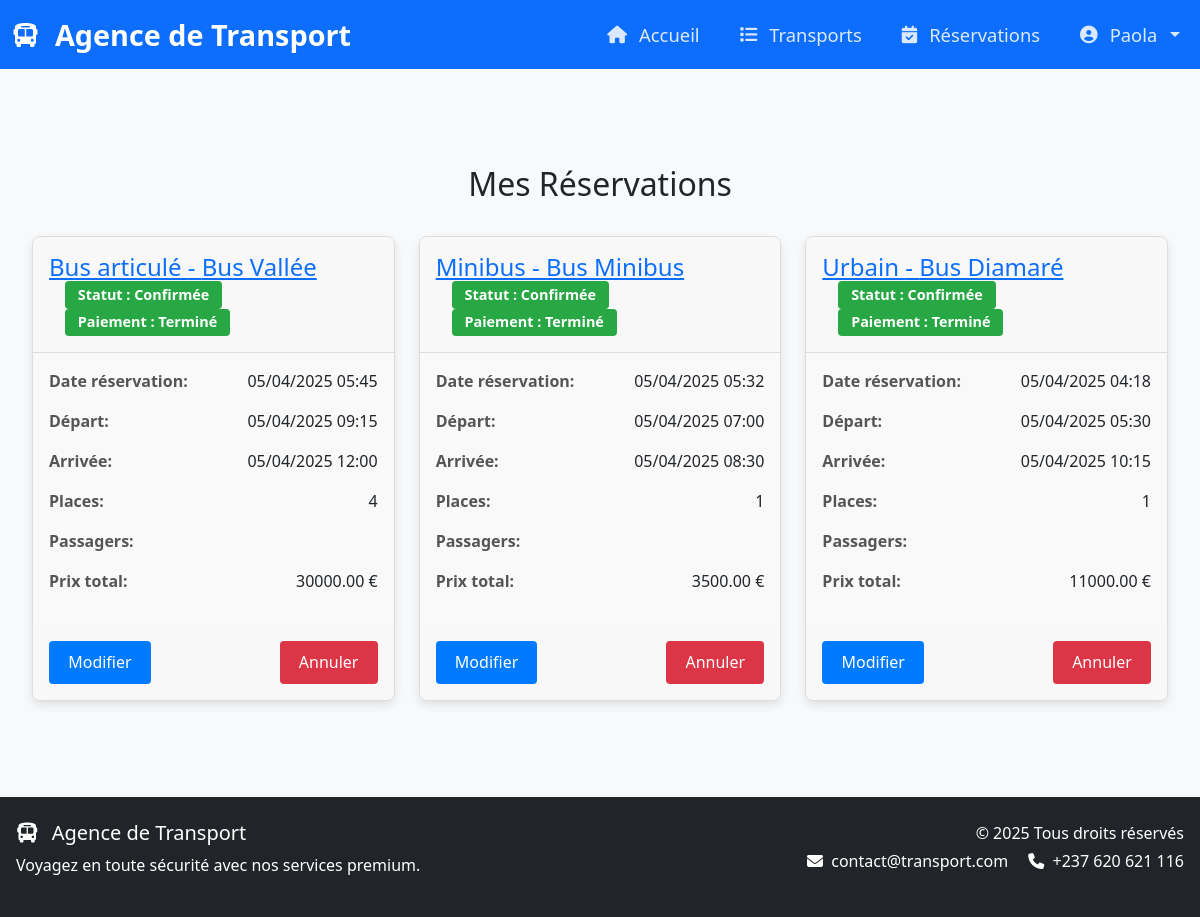
Screenshot of /voyage/my-reservations/ (signed in) with the database file from the repository.
### transport/models.py (models this page shows, shortened)
class Reservation(models.Model):
    RESERVATION_STATUS = [
        ('pending', 'En attente'),
        ('confirmed', 'Confirmée'),
        ('cancelled', 'Annulée'),
    ]
    client = models.ForeignKey(User, on_delete=models.CASCADE, related_name='reservations')
    transport = models.ForeignKey(Transport, on_delete=models.PROTECT, related_name='reservations')
    reservation_date = models.DateTimeField(auto_now_add=True)
    departure_time = models.DateTimeField()
    arrival_time = models.DateTimeField()
    number_of_seats = models.PositiveIntegerField(validators=[MinValueValidator(1)], help_text="Nombre de places réservées (minimum 1)")
    updated_at = models.DateTimeField(auto_now=True)
    passenger_names = models.TextField()
    status = models.CharField(max_length=10, choices=RESERVATION_STATUS, default='pending')
    payment_reference = models.CharField(max_length=50, blank=True, null=True)
    total_price = models.DecimalField(
        max_digits=10,
        decimal_places=2,
        validators=[MinValueValidator(0)],
        null=True,
        blank=True
    )
    class Meta:
        ordering = ['-reservation_date']
        verbose_name = "Réservation"
        verbose_name_plural = "Réservations"

class Transport(models.Model):
    TRANSPORT_TYPES = [
    ('minibus', 'Minibus'),
    ('microbus', 'Microbus'),
    ('urbain', 'Urbain'),
    ('articuled_bus', 'Bus articulé'),
    ('coach_bus', 'Bus grand tourisme'),
    ('articulated_bus', 'Bus articulé'),
    ('double_decker', 'Bus à étage'),
    ('autre', 'Autre type de bus'),
]
    TRANSPORT_CLASSES = [
        ('commun', 'Commun'),
        ('vip', 'VIP'),
        ('luxe', 'Luxe'),
        ('eco', 'Economique'),
        ('premium', 'Premium'),
        ('standard', 'Standard'),  # Ajout de la valeur 'standard'
    ]
    name = models.CharField(max_length=100)
    description = models.TextField()
    type = models.CharField(max_length=20, choices=TRANSPORT_TYPES, default='minibus')
    classe = models.CharField(max_length=10, choices=TRANSPORT_CLASSES, default='commun')
    capacity = models.PositiveIntegerField(validators=[MinValueValidator(1)])
    available_seats = models.PositiveIntegerField(default=0)
    departure_time = models.DateTimeField()
    arrival_time = models.DateTimeField()
    price = models.DecimalField(max_digits=10, decimal_places=2, validators=[MinValueValidator(0)])
    departure_city = models.CharField(max_length=100)
    arrival_city = models.CharField(max_length=100)
    class Meta:
        ordering = ['departure_time']
        verbose_name = "Transport"
        verbose_name_plural = "Transports"

class Payment(models.Model):
    PAYMENT_METHODS = [
        ('orange', 'Orange Money'),
        ('mtn', 'MTN Mobile Money'),
        ('visa', 'Visa'),
        ('mastercard', 'MasterCard'),
        ('wave', 'Wave'),
    ]
    STATUS_CHOICES = [
        ('pending', 'En attente'),
        ('completed', 'Terminé'),
        ('failed', 'Échoué'),
    ]
    reservation = models.OneToOneField(
        Reservation,
        on_delete=models.CASCADE,
        related_name='payment'
    )
    method = models.CharField(max_length=20, choices=PAYMENT_METHODS)
    amount = models.DecimalField(max_digits=10, decimal_places=2)
    status = models.CharField(max_length=20, choices=STATUS_CHOICES, default='pending')
    created_at = models.DateTimeField(auto_now_add=True)
    transaction_id = models.CharField(max_length=100, blank=True)
    class Meta:
        ordering = ['-created_at']
        verbose_name = "Paiement"
        verbose_name_plural = "Paiements"

### transport/views.py (the view)
# urls.py: path('my-reservations/', views.my_reservations, name='my_reservations'),
@login_required
def my_reservations(request):
    reservations = request.user.reservations.exclude(status='pendding').select_related('transport')
    for reservation in reservations:
        reservation.refresh_from_db()
    return render(request, 'transport/my_reservation.html', {
        'reservations': reservations,
        'now': timezone.now()
    })

### transport/templates/transport/my_reservation.html (shortened to what this page needs)
{% extends 'transport/base.html' %}
{% load static %}
{% block content %}
<link rel="stylesheet" href="{% static 'transport/css/reservation.css' %}">
<div class="reservation-container">
    <h1 class="reservation-title">Mes Réservations</h1>
    {% if not reservations %}
        <div class="no-reservations">
            <p>Vous n'avez aucune réservation active pour le moment.</p>
            <a href="{% url 'transport:transport_list' %}" class="btn btn-primary">
                Voir les transports disponibles
            </a>
        </div>
    {% else %}
        <div class="reservation-grid">
            {% for reservation in reservations %}
            {% if reservation.status != 'cancelled' %}
            <div class="reservation-card {% if not reservation.payment or reservation.payment.status != 'completed' %}unpaid{% endif %}">
                <div class="card-header">
                    <h2>
                        <a href="{% url 'transport:reservation_detail' reservation.id %}">
                            {{ reservation.transport.get_type_display }} - {{ reservation.transport.name }}
                        </a>
                    </h2>
                    <span class="badge
                        {% if reservation.status == 'confirmed' %}badge-success
                        {% elif reservation.status == 'pending' %}badge-warning
                        {% elif reservation.status == 'cancelled' %}badge-danger
                        {% else %}badge-secondary{% endif %}">
                        Statut : {{ reservation.get_status_display }}
                    </span>
                    {% if reservation.payment %}
                        <span class="badge
                            {% if reservation.payment.status == 'completed' %}badge-success
                            {% elif reservation.payment.status == 'pending' %}badge-warning
                            {% elif reservation.payment.status == 'failed' %}badge-danger
                            {% endif %}">
                            Paiement : {{ reservation.payment.get_status_display }}
                        </span>
                    {% else %}
                        <span class="badge badge-warning">Paiement : Non effectué</span>
                    {% endif %}
                </div>
                <div class="card-body">
                    <div class="reservation-detail">
                        <span class="detail-label">Date réservation:</span>
                        <span>{{ reservation.reservation_date|date:"d/m/Y H:i" }}</span>
                    </div>
                    <div class="reservation-detail">
                        <span class="detail-label">Départ:</span>
                        <span>{{ reservation.departure_time|date:"d/m/Y H:i" }}</span>
                    </div>
                    <div class="reservation-detail">
                        <span class="detail-label">Arrivée:</span>
                        <span>{{ reservation.arrival_time|date:"d/m/Y H:i" }}</span>
                    </div>
                    <div class="reservation-detail">
                        <span class="detail-label">Places:</span>
                        <span>{{ reservation.number_of_seats }}</span>
                    </div>
                    <div class="reservation-detail">
                        <span class="detail-label">Passagers:</span>
                    </div>
                    <div class="reservation-detail">
                        <span class="detail-label">Prix total:</span>
                        <span>{{ reservation.total_price }} €</span>
                    </div>
                </div>
                <div class="card-footer">
                    <a href="{% url 'transport:update_reservation' reservation.id %}" class="btn btn-update">
                        Modifier
                    </a>
                    <a href="{% url 'transport:cancel_reservation' reservation.id %}" class="btn btn-cancel">
                        Annuler
                    </a>
                </div>
            </div>
            {% endif %}
            {% endfor %}
        </div>
    {% endif %}
</div>
{% endblock %}

### transport/templates/transport/base.html (shortened to what this page needs)
{% load static %}
<!DOCTYPE html>
<html lang="fr">
<head>
    <link href="https://cdn.jsdelivr.net/npm/bootstrap@5.3.0/dist/css/bootstrap.min.css" rel="stylesheet">
    <link rel="stylesheet" href="https://cdnjs.cloudflare.com/ajax/libs/font-awesome/6.4.0/css/all.min.css">
    <link rel="stylesheet" href="{% static 'css/base.css' %}">
</head>
<body>
    <nav class="navbar navbar-expand-lg navbar-dark bg-primary">
        <div class="container-fluid">
            <a class="navbar-brand" href="{% url 'accounts:acceuil' %}">
                <i class="fas fa-bus me-2"></i>Agence de Transport
            </a>
            <div class="collapse navbar-collapse" id="mainNavbar">
                <ul class="navbar-nav ms-auto">
                    <li class="nav-item">
                        <a class="nav-link" href="{% url 'accounts:acceuil' %}">
                            <i class="fas fa-home me-1"></i> Accueil
                        </a>
                    </li>
                    <li class="nav-item">
                        <a class="nav-link" href="{% url 'transport:transport_list' %}">
                            <i class="fas fa-list me-1"></i> Transports
                        </a>
                    </li>
                    <li class="nav-item">
                        <a class="nav-link" href="{% url 'transport:my_reservations' %}">
                            <i class="fas fa-calendar-check me-1"></i> Réservations
                        </a>
                    </li>
                    {% if user.is_authenticated %}
                    <li class="nav-item dropdown">
                        <a class="nav-link dropdown-toggle" href="#" id="userMenu" data-bs-toggle="dropdown">
                            <i class="fas fa-user-circle me-1"></i> {{ user.username }}
                        </a>
                    </li>
                    {% endif %}
                </ul>
            </div>
        </div>
    </nav>
    <main class="container my-5">
        {% block content %}
        {% endblock %}
    </main>
    <footer class="footer bg-dark text-white py-4">
        <div class="container">
            <div class="row">
                <div class="col-md-6">
                    <h5><i class="fas fa-bus me-2"></i> Agence de Transport</h5>
                    <p>Voyagez en toute sécurité avec nos services premium.</p>
                </div>
                <div class="col-md-6 text-md-end">
                    <p class="mb-1">&copy; 2025 Tous droits réservés</p>
                    <p class="mb-0">
                        <i class="fas fa-envelope me-1"></i> contact@transport.com
                        <i class="fas fa-phone ms-3 me-1"></i> +237 620 621 116
                    </p>
                </div>
            </div>
        </div>
    </footer>
</body>
</html>

### static/css/base.css (style rules this page uses)
html, body { height: 100%; margin: 0; padding: 0; }
body { font-family: 'Segoe UI', Tahoma, Geneva, Verdana, sans-serif; background-color: #f8f9fa; color: #212529; display: flex; flex-direction: column; min-height: 100vh; }
.navbar-brand { font-size: 1.8rem; font-weight: 700; color: white; display: flex; align-items: center; gap: 0.5rem; }
.navbar-brand i { font-size: 1.5rem; }
.navbar-nav { gap: 1.5rem; align-items: center; }
.nav-link { color: rgba(255,255,255,0.85); font-size: 1.15rem; font-weight: 500; padding: 0.75rem 1.25rem; display: flex; align-items: center; gap: 0.5rem; border-radius: 0.5rem; transition: all 0.3s ease; }
.nav-link i { font-size: 1.1rem; }
main { flex: 1; padding: 2rem 0; }
.container { max-width: 1200px; margin: 0 auto; padding: 0 1rem; }

### transport/static/transport/css/reservation.css (style rules this page uses)
.reservation-container { max-width: 1200px; margin: 2rem auto; padding: 1rem; }
.reservation-title { text-align: center; font-size: 2rem; margin-bottom: 2rem; }
.reservation-grid { display: grid; grid-template-columns: repeat(auto-fill, minmax(300px, 1fr)); gap: 1.5rem; }
.reservation-card { background: #fff; border: 1px solid #ddd; border-radius: 8px; box-shadow: 0 4px 10px rgba(0, 0, 0, 0.1); overflow: hidden; display: flex; flex-direction: column; }
.card-header { background-color: #f8f8f8; padding: 1rem; border-bottom: 1px solid #ddd; }
.card-header h2 { margin: 0; font-size: 1.5rem; }
.card-header .badge { margin-left: 1rem; padding: 0.4rem 0.8rem; border-radius: 4px; font-size: 0.9rem; }
.badge-success { background-color: #28a745; color: #fff; }
.card-body { padding: 1rem; background-color: #f9f9f9; }
.reservation-detail { display: flex; justify-content: space-between; margin-bottom: 1rem; font-size: 1rem; }
.detail-label { font-weight: bold; color: #555; }
.card-footer { padding: 1rem; background-color: #f8f8f8; display: flex; justify-content: space-between; }
.card-footer .btn { padding: 0.6rem 1.2rem; font-size: 1rem; border-radius: 4px; text-align: center; }
.btn-update { background-color: #007bff; color: white; border: none; }
.btn-cancel { background-color: #dc3545; color: white; border: none; }

### rows the page displays
Reservation: transport.type "Bus articulé", transport.name "Bus Vallée", status "Confirmée", payment.status "Terminé", reservation_date "05/04/2025 05:45", departure_time "05/04/2025 09:15", arrival_time "05/04/2025 12:00", number_of_seats "4", total_price "30000.00"
Reservation: transport.type "Minibus", transport.name "Bus Minibus", status "Confirmée", payment.status "Terminé", reservation_date "05/04/2025 05:32", departure_time "05/04/2025 07:00", arrival_time "05/04/2025 08:30", number_of_seats "1", total_price "3500.00"
Reservation: transport.type "Urbain", transport.name "Bus Diamaré", status "Confirmée", payment.status "Terminé", reservation_date "05/04/2025 04:18", departure_time "05/04/2025 05:30", arrival_time "05/04/2025 10:15", number_of_seats "1", total_price "11000.00"

### other values shown
{{ user.username }} "Paola"
